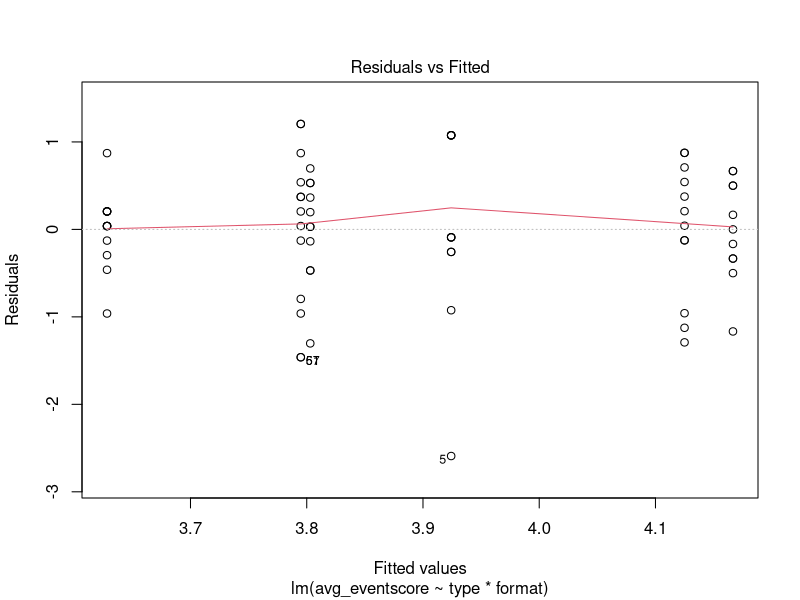
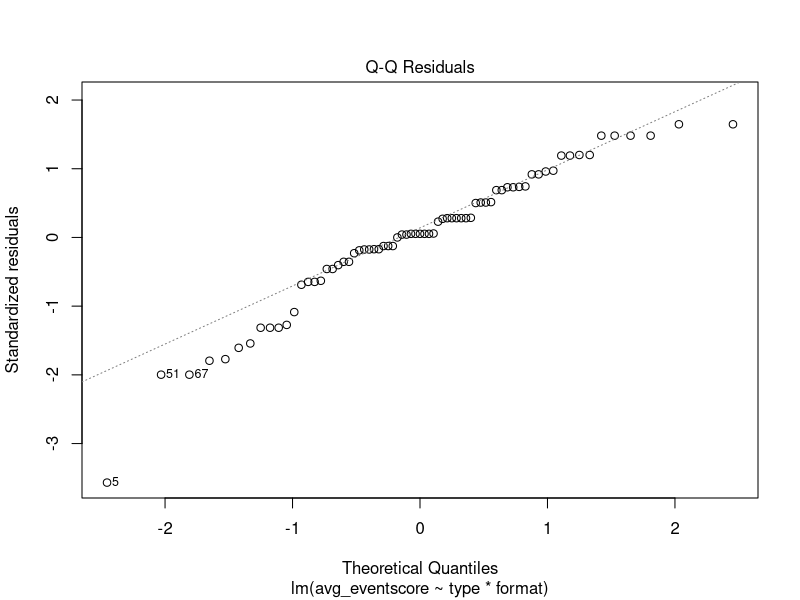
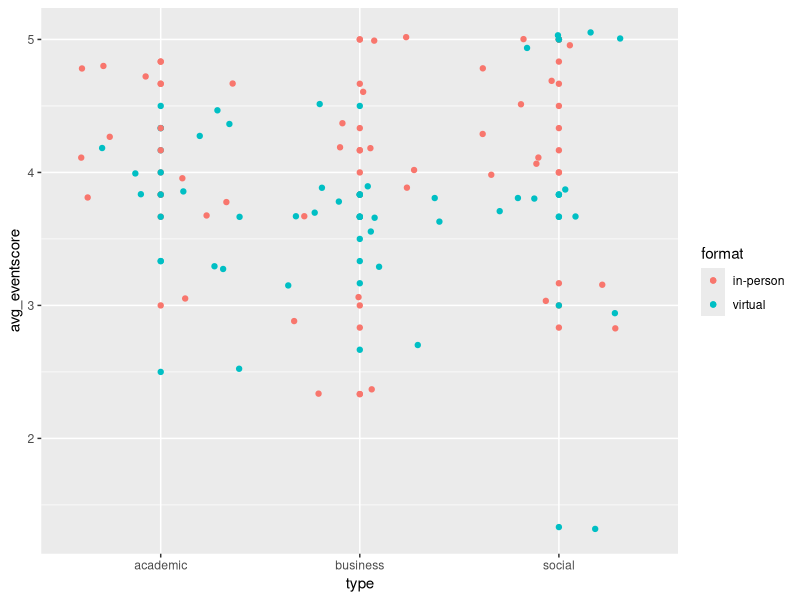
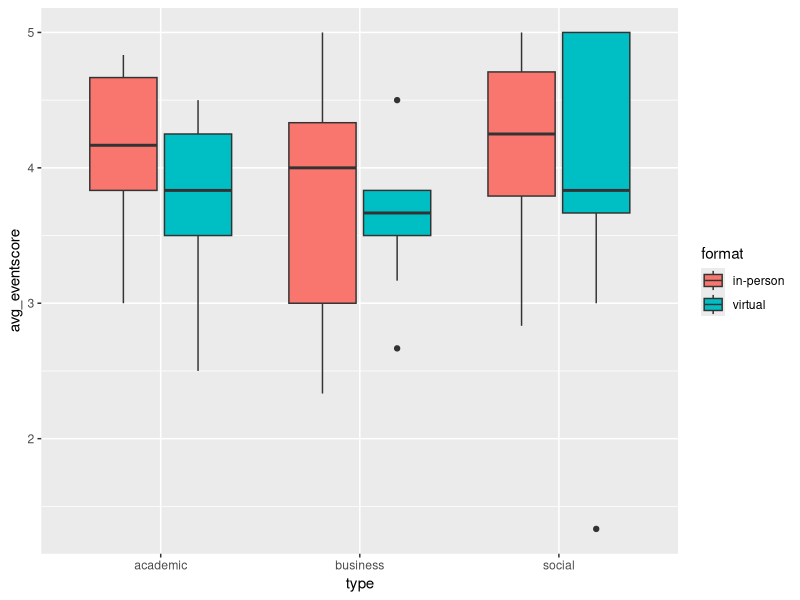
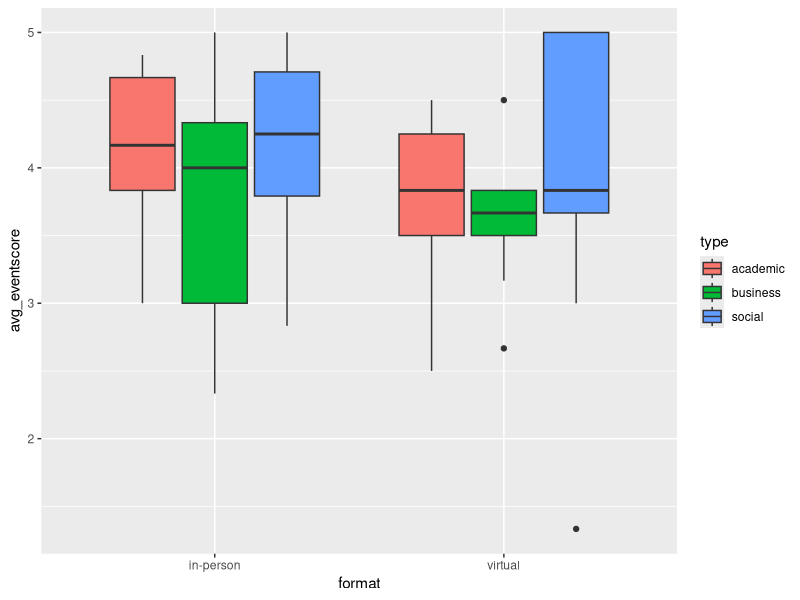
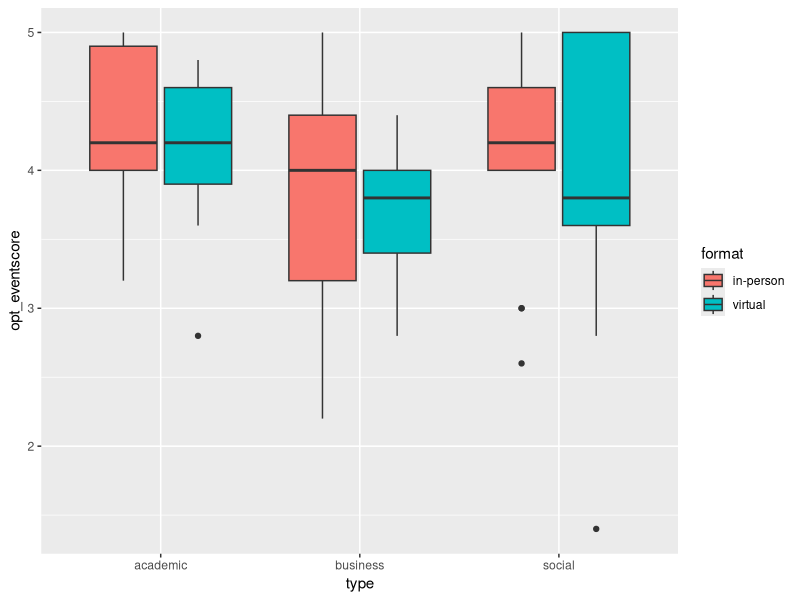
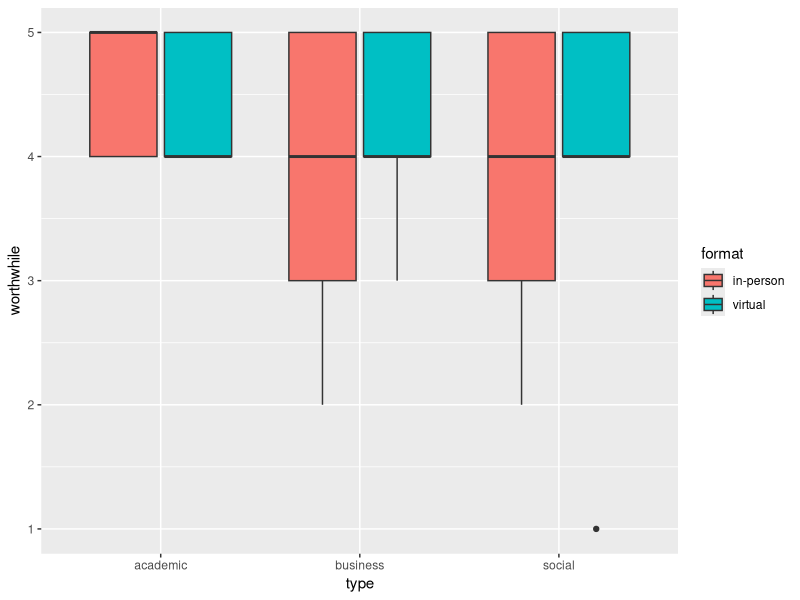
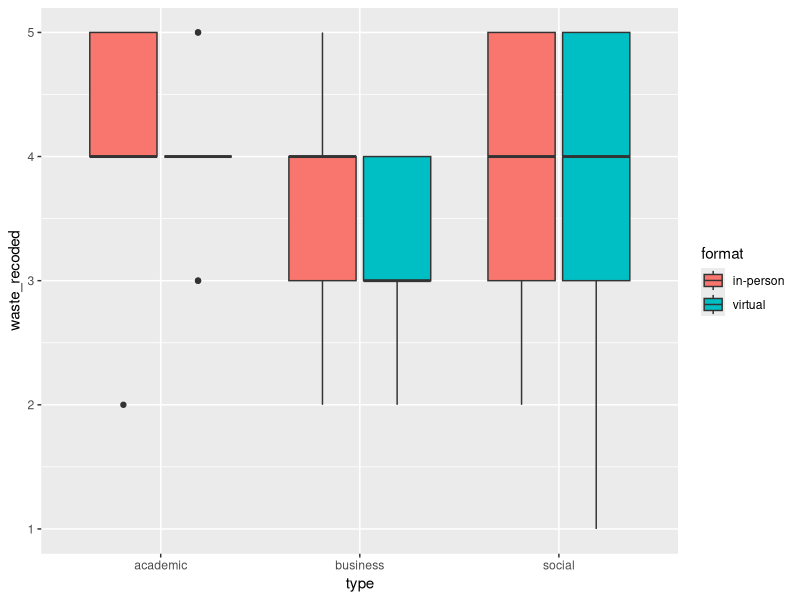

Here is the R script that generated these plots, in order:
## ---- chunk 1
knitr::opts_chunk$set(echo = TRUE, warning = FALSE)

library(tidyverse)
library(car)
## ---- chunk 2
data <- read.csv('MP2_data.csv')

data <- data %>%
  select(choice, worthwhile, connect, waste, value, engage, attend, type, format) %>%
  filter(!row_number() %in% c(1, 2,75,76),
         !is.na(connect)) %>%
  mutate(choice = as.numeric(choice),
         worthwhile = as.numeric(worthwhile),
         connect = as.numeric(connect),
         waste = as.numeric(waste),
         value = as.numeric(value),
         engage = as.numeric(engage),
         attend = as.numeric(attend))

cleaned_data <- data %>%
  mutate(waste_recoded = 6 - waste,
         sum_eventscore = worthwhile + connect + waste_recoded + value + engage + attend,
         avg_eventscore = sum_eventscore / 6)
## ---- chunk 3
cleaned_data %>%
  group_by(type, format) %>%
  summarize(m = mean(avg_eventscore), sd = sd(avg_eventscore), n = n())

model1 <- lm(avg_eventscore ~ type*format, data = cleaned_data)
anova(model1)
#No significant differences. Not even when looking only at the virtual group, or only at the difference between the academic and business virtual groups. Alas. 

leveneTest(avg_eventscore ~ type * format, data = cleaned_data)
# No significant diffference

plot(model1, which = 1)
plot(model1, which = 2)

ggplot(cleaned_data, aes(x = type, y = avg_eventscore, color = format)) + 
  geom_point() + geom_jitter()
ggplot(cleaned_data, aes(x = type, y = avg_eventscore, fill = format)) + 
  geom_boxplot()
ggplot(cleaned_data, aes(x = format, y = avg_eventscore, fill = type)) + 
  geom_boxplot()
## ---- chunk 4
cleaned_data %>%
  group_by(type) %>%
  summarize(n = n(),
            s = sd(choice),
            m = mean(choice))

mod_choice <- lm(choice ~ type * format, cleaned_data)
anova(mod_choice)

no_business <- cleaned_data %>%
  filter(type != 'business')

mod_nobus <- lm(avg_eventscore ~ type*format, data = no_business)
anova(mod_nobus)

leveneTest(avg_eventscore ~ type * format, data = no_business)
# perhaps removing business makes the conditions for the model better
## ---- chunk 5
#Correlation testing the response scale score. 
#Dropping the Choice and Connect variables (both only loosely correlated with the rest of the group) creates a stronger scale score.
library(psych)
corr.test(select(cleaned_data, worthwhile, waste_recoded, value, engage, attend))$r
psych::alpha(select(cleaned_data, worthwhile, waste_recoded, value, engage, attend))

scale_scores <- cleaned_data %>%
  mutate(opt_eventscore = (worthwhile + waste_recoded + value + engage + attend)/5) %>%
  select(-waste, -sum_eventscore, -avg_eventscore)

ggplot(scale_scores, aes(x = type, y = opt_eventscore, fill = format)) + geom_boxplot()

model_scaled <- lm(opt_eventscore ~ type*format, data = scale_scores)
anova(model_scaled)
leveneTest(opt_eventscore ~ type*format, data = scale_scores)
#Fixes the unequal variances problem, but still nothing significant
## ---- chunk 6
ggplot(scale_scores, aes(x = type, y = worthwhile, fill = format)) + geom_boxplot()
ggplot(scale_scores, aes(x = type, y = waste_recoded, fill = format)) + geom_boxplot()
ggplot(scale_scores, aes(x = type, y = value, fill = format)) + geom_boxplot()
ggplot(scale_scores, aes(x = type, y = engage, fill = format)) + geom_boxplot()
ggplot(scale_scores, aes(x = type, y = attend, fill = format)) + geom_boxplot()


#Looking only at academic and business, with value as a response
no_soc <- scale_scores %>%
  filter(type != "social")
no_soc_value <- lm(value ~ type*format, data = no_soc)
anova(no_soc_value)
leveneTest(value~ type*format, data = no_soc)
plot(no_soc_value, which = 2)
plot(no_soc_value, which = 1)

#Looking at engagement as a response
engagement <- lm(engage ~ type*format, data = scale_scores)
#I think that stands up even after Bonferroni
anova(engagement)
leveneTest(engage ~ type*format, data = scale_scores)
plot(engagement, which = 2)
qplot(engagement$residuals, geom = "histogram", binwidth = 0.5)
TukeyHSD(aov(engage ~ type, data = scale_scores))
TukeyHSD(aov(engage ~ type*format, data = scale_scores))

#Looking at waste - nothing in the normal, barely scraped into significance if you exclude social
#but it's close enough that any multiple comparisons correction will make it insignificant
waste <- lm(waste_recoded ~ type*format, data = scale_scores)
anova(waste)
waste_b <- lm(waste_recoded ~ type*format, data = no_soc)
anova(waste_b)
leveneTest(waste_recoded ~ type*format, data = scale_scores)

#I personally don't see differences in many of the others that would be close enough to significant to try, but who knows
